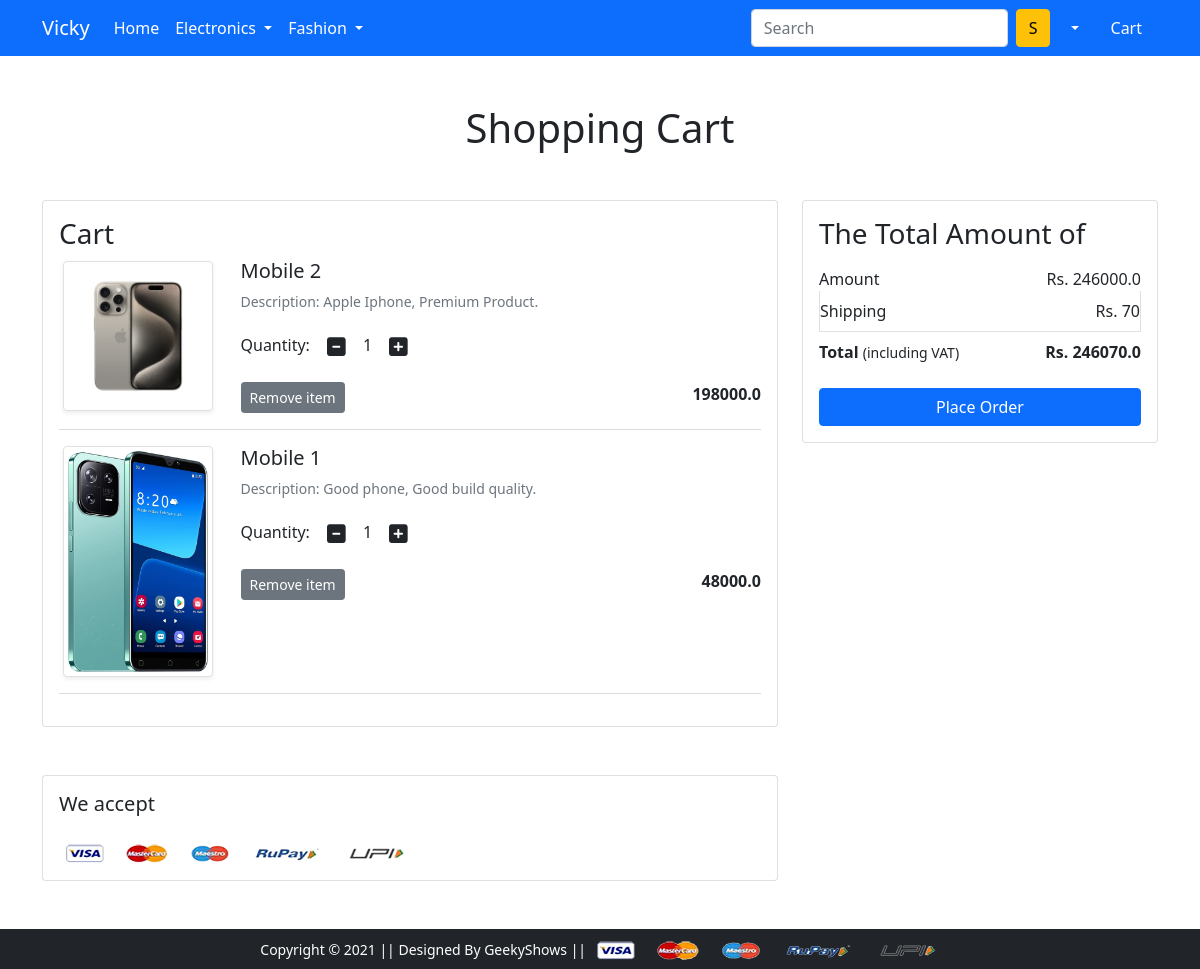
The app's page /cart/ (signed in) with its own data.
### app/models.py (models this page shows, shortened)
class Cart(models.Model):
    user=models.ForeignKey(User, on_delete=models.CASCADE)
    product=models.ForeignKey(Product, on_delete=models.CASCADE)
    quantity=models.PositiveIntegerField(default=1)

class Product(models.Model):
    title=models.CharField(max_length=100)
    selling_price=models.FloatField()
    discounted_price=models.FloatField()
    description=models.TextField()
    brand=models.CharField(max_length=100)
    category=models.CharField(choices=CATEGORY_CHOICES, max_length=2)
    product_image=models.ImageField(upload_to='productimg')

### app/views.py (the view)
# urls.py: path('cart/', views.cart, name='cart'),
@login_required(login_url='/accounts/login/')
def cart(request):
 user=request.user
 cart_items=Cart.objects.filter(user=request.user)
 total_amount=0
 shipping_charge=70
 grand_total_amount=0
 for item in cart_items:
  total_amount = total_amount + (item.product.discounted_price * item.quantity)
  shipping_charge=70
 grand_total_amount=total_amount+shipping_charge
 if total_amount==0:
  shipping_charge=0
  grand_total_amount=0
  empty_cart_text="You have no items on your cart."
  context={'cart_items':cart_items,'total_amount': total_amount, 'shipping_charge': shipping_charge, 'grand_total_amount': grand_total_amount, 'empty_cart_text': empty_cart_text}
  return render(request, 'app/cart.html', context)
 else:
  context={'cart_items':cart_items,'total_amount': total_amount, 'shipping_charge': shipping_charge, 'grand_total_amount': grand_total_amount}
  return render(request, 'app/cart.html', context)

### app/templates/app/cart.html (shortened to what this page needs)
{% extends 'app/base.html' %}
{% load static %}
{% block main-content %}
<div class="container my-5">
  <div class="row">
    <h1 class="text-center mb-5">Shopping Cart</h1>
    <div class="col-sm-8">
      <div class="card">
        <div class="card-body">
          <h3>Cart</h3>
          {% for item in cart_items %}
          <div class="row">
            <div class="col-sm-3 text-center align-self-center"><img src="{{item.product.product_image.url}}" alt=""
                srcset="" class="img-fluid img-thumbnail shadow-sm" height="150" width="150"> </div>
            <div class="col-sm-9">
              <div>
                <h5>{{item.product.title}}</h5>
                <p class="mb-2 text-muted small">Description: {{item.product.description}}</p>
                <div class="my-3">
                  <label for="quantity">Quantity:</label>
                  <a class="minus-cart btn" pid="{{item.product.id}}"><i class="fas fa-minus-square fa-lg"></i></a>
                  <span id="quantity">{{item.quantity}}</span>
                  <a class="plus-cart btn" pid="{{item.product.id}}"><i class="fas fa-plus-square fa-lg"></i></a>
                </div>
                <div class="d-flex justify-content-between">
                  <a href="#" class="btn btn-sm btn-secondary mr-3 remove-from-cart" id="cart_remove_button"
                    pid="{{item.product.id}}">Remove item </a>
                  <p class="mb-0"><span><strong>{{item.product.discounted_price}}</strong></span></p>
                </div>
              </div>
            </div>
          </div>
          <hr class="text-muted">
          {% endfor %}
        </div>
      </div>
    </div>
    <div class="col-sm-4">
      <div class="card">
        <div class="card-body">
          <h3>The Total Amount of</h3>
          <ul class="list-group">
            <li class="list-group-item d-flex justify-content-between align-items-center border-0 px-0 pb-0">
              Amount<span>Rs. <span id="total_amount">
                  {{total_amount}}
                </span>
              </span></li>
            <li class="list-group-item d-flex justify-content-between align-items-center px-0">Shipping<span>Rs.
                <span id="shipping_charge">
                  {{shipping_charge}}
                </span>
              </span></li>
            <li class="list-group-item d-flex justify-content-between align-items-center border-0 px-0 mb-3">
              <div>
                <strong>Total</strong> <small>(including VAT)</small>
              </div>
              <span><strong>Rs. <span id="grand_total_amount">
                    {{grand_total_amount}}
                  </span>
                </strong></span>
            </li>
          </ul>
          <div class="d-grid"><a href="{% url 'checkout' %}" class="btn btn-primary">Place Order</a></div>
        </div>
      </div>
    </div>
  </div>
</div>
<div class="container">
  <div class="row">
    <div class="col-sm-8">
      <div class="card">
        <div class="card-body">
          <h5 class="mb-4">We accept</h5>
          <img src="{% static 'app/images/payment.png' %}" alt="" class="img-fluid">
        </div>
      </div>
    </div>
  </div>
</div>
{% endblock main-content %}

### records on screen
Cart: product.product_image (picture), product "Mobile 2", product.description "Apple Iphone, Premium Product.", quantity "1", product.discounted_price "198000.0"
Cart: product.product_image (picture), product "Mobile 1", product.description "Good phone, Good build quality.", quantity "1", product.discounted_price "48000.0"

### other values on screen
{{ total_amount }} "246000.0"
{{ shipping_charge }} "70"
{{ grand_total_amount }} "246070.0"
